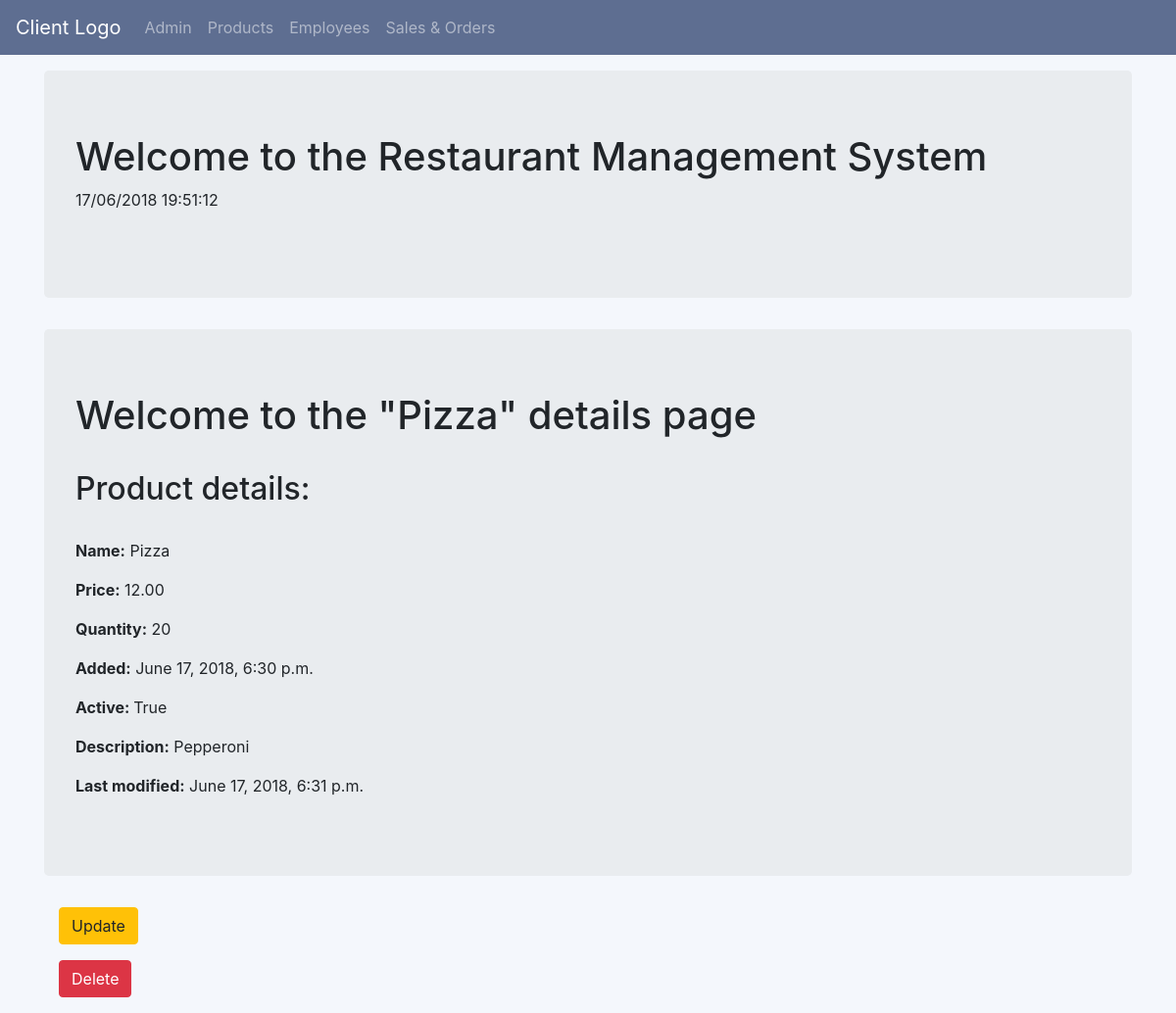
Page /oms/productlist/1/ on the committed database.
### oms/models.py (models this page shows, shortened)
class Product(models.Model):
    name = models.CharField(max_length=256)
    description = models.TextField(max_length=512)
    price = models.DecimalField(max_digits=8, decimal_places=2)
    active = models.BooleanField()
    quantity = models.IntegerField()
    timestamp = models.DateTimeField(default=datetime.now())
    modified_date = models.DateTimeField(auto_now=True)

### oms/views.py (the view)
# urls.py: path('productlist/<int:pk>/',views.ProductDetailView.as_view(), name = 'product_detail'),
class ProductDetailView(DetailView):
    context_object_name = 'product_detail'
    model = models.Product
    template_name = 'oms/product_detail.html'

### oms/templates/oms/product_detail.html
{% extends "oms/oms_base.html" %}
{% block body_block %}
    <div class="jumbotron">
        <h1>Welcome to the "{{product_detail.name}}" details page</h1><br>
        <h2>Product details:</h2><br>
        <p><strong>Name:</strong> {{product_detail.name}}</p>
        <p><strong>Price:</strong> {{product_detail.price}}</p>
        <p><strong>Quantity:</strong> {{product_detail.quantity}}</p>
        <p><strong>Added:</strong> {{product_detail.timestamp}}</p>
        <p><strong>Active: </strong>{{product_detail.active}}</p>
        <p><strong>Description:</strong> {{product_detail.description}}</p>
        <p><strong>Last modified:</strong> {{product_detail.modified_date}}</p>
    </div>
    <div class="container">
        <p> <a class = 'btn btn-warning' href="{% url 'oms:product_update' pk=product_detail.pk %}">Update</a></p>
        <p> <a class = 'btn btn-danger' href="{% url 'oms:product_delete' pk=product_detail.pk %}">Delete</a></p>
    </div>
{% endblock %}

### rows in the picture
Product: name "Pizza", price "12.00", quantity "20", timestamp "June 17, 2018, 6:30 p.m.", active "True", description "Pepperoni", modified_date "June 17, 2018, 6:31 p.m."
